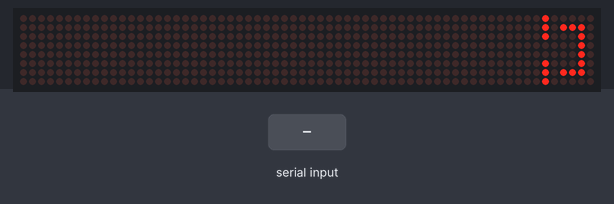
Simulated run of this sketch. Board: Arduino Uno, built with avr-gcc and run on an emulated ATmega328P. Shown: 64×8 LED matrix. The inputs (shaded band) are chosen by the test bench.

Above: at 6.3 s.
6.4 s: "s" received over Serial
At 6.7 s:
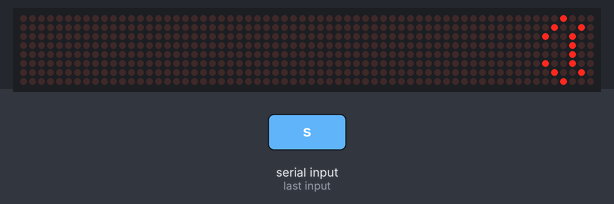
7.9 s: "l" received over Serial
At 9.0 s:
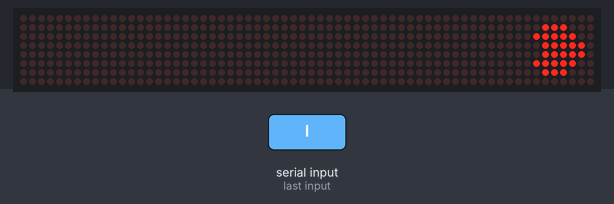
9.4 s: "h" received over Serial
At 10.2 s:
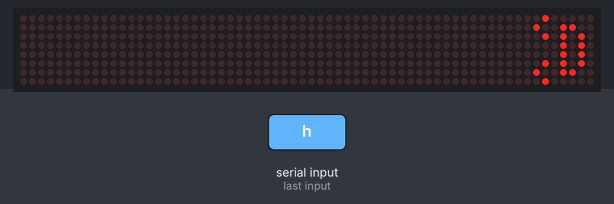
10.9 s: "n" received over Serial
At 11.3 s:
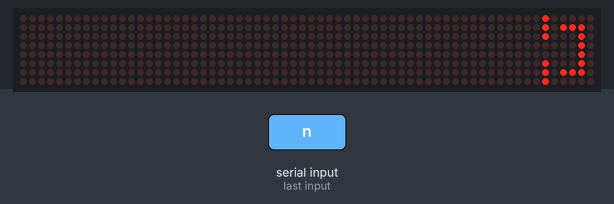
Timing chart, 0 to 13.4 s (numbered marks = the images above; inputs shaded):
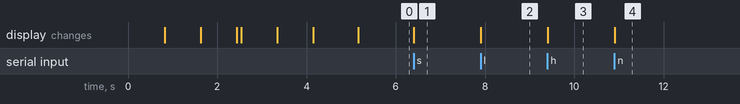

Measured:
- after the input at 6.4 s, the display: changes at once (image 1)
- after the input at 7.9 s, the display: changes at once (image 2)
- after the input at 9.4 s, the display: changes at once (image 3)
- after the input at 10.9 s, the display: changes at once (image 4)

The sketch:

LED.ino
```cpp
#include <LedControl.h>

//pins
int DIN = 12;
int CS =  11;
int CLK = 10;
//LED CONTROl
LedControl lc=LedControl(DIN,CLK,CS,0);


void setup(){
  Serial.begin(9600);
  lc.shutdown(0,false);       //Turning off power saving mode
  lc.setIntensity(0,1);      // Brightness (god help me do not go above 10)
  lc.clearDisplay(0);         // and clear the display
  StartupAnim();
  PrintNeutral();
}

void loop(){
  ProtocallLoop();
}
void StartupAnim(){
  byte h[8] = {0x00,0xFF,0xFF,0x18,0x18,0xFF,0xFF,0x00};
  byte e[8] = {0x00,0xDB,0xDB,0xDB,0xDB,0xFF,0xFF,0x00};
  byte l[8] = {0x00,0x03,0x03,0x03,0x03,0xFF,0xFF,0x00};
  byte o[8] = {0x00,0xFF,0xFF,0xC3,0xC3,0xFF,0xFF,0x00};
  byte noth[8] = {0x00,0x00,0x00,0x00,0x00,0x00,0x00,0x00};
  printByte(h);
  delay(800);
  printByte(e);
  delay(800);
  printByte(l);
  delay(800);
  printByte(noth);
  delay(100);
  printByte(l);
  delay(800);
  printByte(o);
  delay(800);
  PrintHappy();
  delay(1000);
}
void ProtocallLoop(){
    // checking if anything is in siral buffer
  while(Serial.available() > 0){
    char message = Serial.read();
    switch (message){
      case 's':
      PrintSad();
      break;

      case 'h':
      PrintHappy();
      break;

      case 'n':
      PrintNeutral();
      break;

      case 'l':
      NameAnimation();
      break;
    }
  }
}

//printing function
void printByte(byte character [])
{
  int i = 0;
  for(i=0;i<8;i++)
  {
    lc.setRow(0,i,character[i]);
  }
}

//Print Face Functions
void PrintNeutral(){
  byte neutral[8] = {0x20,0x2E,0x22,0x02,0x02,0x22,0x2E,0x20};
  printByte(neutral);
}
void PrintHappy(){
  byte smile[8] =   {0x20,0x4C,0x2A,0x0A,0x0A,0x2A,0x4C,0x20};
  printByte(smile);
}
void PrintSad(){
  byte frown[8] =   {0x08,0x12,0x24,0x04,0x04,0x24,0x12,0x08};
  printByte(frown);
}

void NameAnimation(){
  byte love[8] = {0x00,0x38,0x7C,0x3E,0x3E,0x7C,0x38,0x00};
  printByte(love);
}
```
